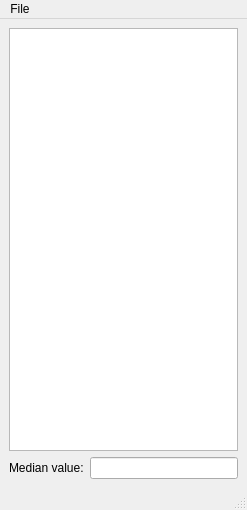
<?xml version="1.0" encoding="UTF-8"?>
<ui version="4.0">
 <class>MainWindow</class>
 <widget class="QMainWindow" name="MainWindow">
  <property name="geometry">
   <rect>
    <x>0</x>
    <y>0</y>
    <width>247</width>
    <height>510</height>
   </rect>
  </property>
  <property name="windowTitle">
   <string>MainWindow</string>
  </property>
  <widget class="QWidget" name="centralwidget">
   <layout class="QVBoxLayout" name="verticalLayout">
    <item>
     <widget class="QListWidget" name="valuesWidget"/>
    </item>
    <item>
     <layout class="QFormLayout" name="formLayout">
      <item row="0" column="0">
       <widget class="QLabel" name="label">
        <property name="text">
         <string>Median value:</string>
        </property>
       </widget>
      </item>
      <item row="0" column="1">
       <widget class="QLineEdit" name="medianWidget">
        <property name="readOnly">
         <bool>true</bool>
        </property>
       </widget>
      </item>
     </layout>
    </item>
   </layout>
  </widget>
  <widget class="QMenuBar" name="menubar">
   <property name="geometry">
    <rect>
     <x>0</x>
     <y>0</y>
     <width>247</width>
     <height>22</height>
    </rect>
   </property>
   <widget class="QMenu" name="menuFile">
    <property name="title">
     <string>File</string>
    </property>
    <addaction name="actionOpen"/>
   </widget>
   <addaction name="menuFile"/>
  </widget>
  <widget class="QStatusBar" name="statusbar"/>
  <action name="actionOpen">
   <property name="text">
    <string>Open</string>
   </property>
  </action>
 </widget>
 <resources/>
 <connections/>
</ui>
